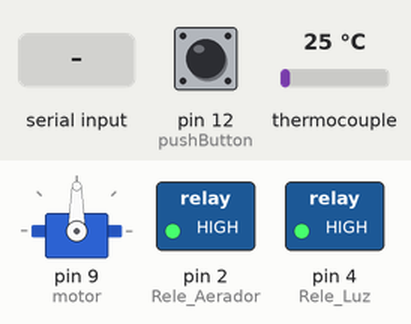
Bench run of a sketch on a simulated Arduino Uno, built with avr-gcc and run on an emulated ATmega328P. Parts: servo, switched loads named in the sketch (green lamp = pin HIGH). Inputs (shaded band) come from the test bench; at power-on: pin 12 (pushButton) LOW, thermocouple 25 °C. What the sketch prints to the serial monitor is not drawn.

Above: at 1.7 s.
1.8 s: "a" received over Serial
At 2.1 s:
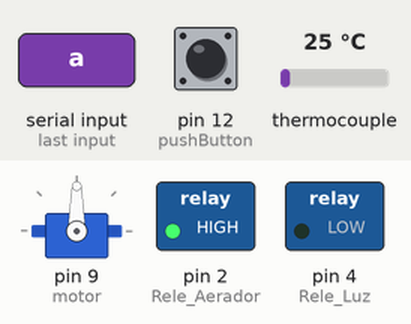
3.3 s: "c" received over Serial
At 4.2 s:
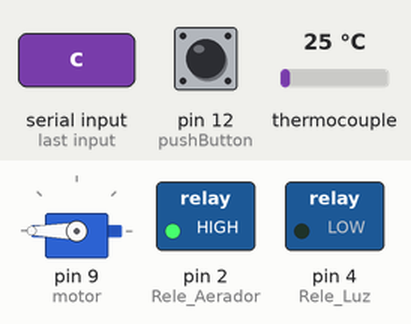
6.3 s: "b" received over Serial
9.3 s: "d" received over Serial
At 10.1 s:
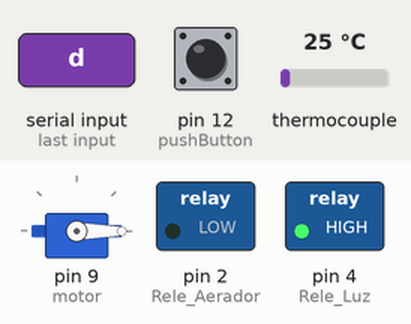
10.8 s: "a" received over Serial
At 11.3 s:
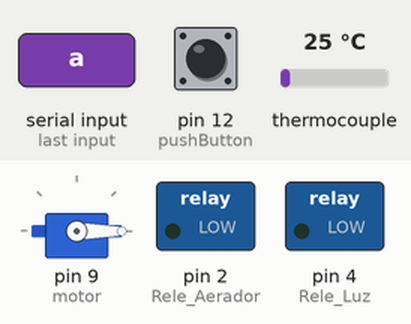
12.3 s: "e" received over Serial
At 12.7 s:
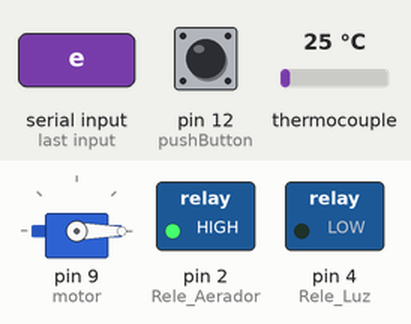
Timing chart, 0 to 14.8 s (numbered marks = the images above; inputs shaded):
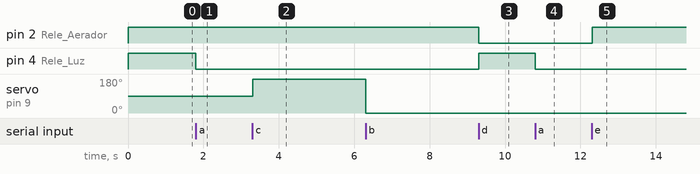

Measured:
- after the input at 1.8 s, pin 4 (Rele_Luz): HIGH → LOW at once
- after the input at 3.3 s, servo on pin 9 (motor): 90° → 180° at once
- after the input at 9.3 s, pin 2 (Rele_Aerador): HIGH → LOW at once
- after the input at 10.8 s, pin 4 (Rele_Luz): HIGH → LOW at once
- after the input at 12.3 s, pin 2 (Rele_Aerador): LOW → HIGH at once

The sketch:

aquarioArduino.ino
```cpp
// Autores: George Lincoln e Iesus Batista
// Data: 05/10/2017
// Projeto Aquario -- beta

//incluindo biblioteca para controles

#include <Servo.h>

#include <SPI.h>
#include "Adafruit_MAX31855.h"

#define MAXDO   10
#define MAXCS   11
#define MAXCLK  12

// initialize the Thermocouple
Adafruit_MAX31855 thermocouple(MAXCLK, MAXCS, MAXDO);

int val = 0;
//Criando um objeto da classe Servo
Servo motor;

char readBluetooth = ' ';
int Rele_Luz = 4;
int Rele_Aerador = 2;
int buzzer = 3;
int pushButton = 12;
int buttonState;


///Configuração do Bluetooth segundo o aplicativo feito no AppInventor
void Bluetooth()
{
   if (Serial.available())
  {
    readBluetooth = Serial.read();

    if(readBluetooth == 'a')
      /// Iluminação Ligada
      digitalWrite(Rele_Luz, LOW);
    else if(readBluetooth == 'b')
      /// Iluminação Desligada
      digitalWrite(Rele_Luz, HIGH);
    else if (readBluetooth == 'c')
      ///ligando o servo motor
      ServAlimentador();
    else if(readBluetooth == 'd')
      /// Aerador Ligado
      digitalWrite(Rele_Aerador, LOW);
    else if(readBluetooth == 'e')
      /// Aerador Desligado
      digitalWrite(Rele_Aerador, HIGH);
  }
}

///Configuração do angulo para o servo motor
void ServAlimentador()
{
  motor.write(0);
  val = 180;
  motor.write(val);
  delay(3000);
  val = 0;
  motor.write(val);
  delay(3000);
}

//Função Principal
void setup()
{
  ///serial comunicação na velocidadde de 9600 bits por segundo
  Serial.begin(9600);
  pinMode(Rele_Luz, OUTPUT);/// setando o relé como saída
  digitalWrite(Rele_Luz, HIGH);/// desligando o relé

    motor.attach(9);/// ligando o servo na porta 9

  // make the pushbutton's pin an input:
  pinMode(pushButton, INPUT);

  ///pinMode(buzzer,OUTPUT);
  delay(1); /// Atraso entre as leituras para a estabilidade
  while (!Serial) delay(1); // wait for Serial on Leonardo/Zero, etc

  //Serial.println("MAX31855 test");
  // wait for MAX chip to stabilize
  pinMode(Rele_Aerador, OUTPUT);
  digitalWrite(Rele_Aerador, HIGH);
  delay(500);
}

//Loop Principal
void loop()
{

  Bluetooth();
  ///chamando funções para controle
  buttonState = digitalRead(pushButton);
  Serial.println(thermocouple.readCelsius());

}
```
